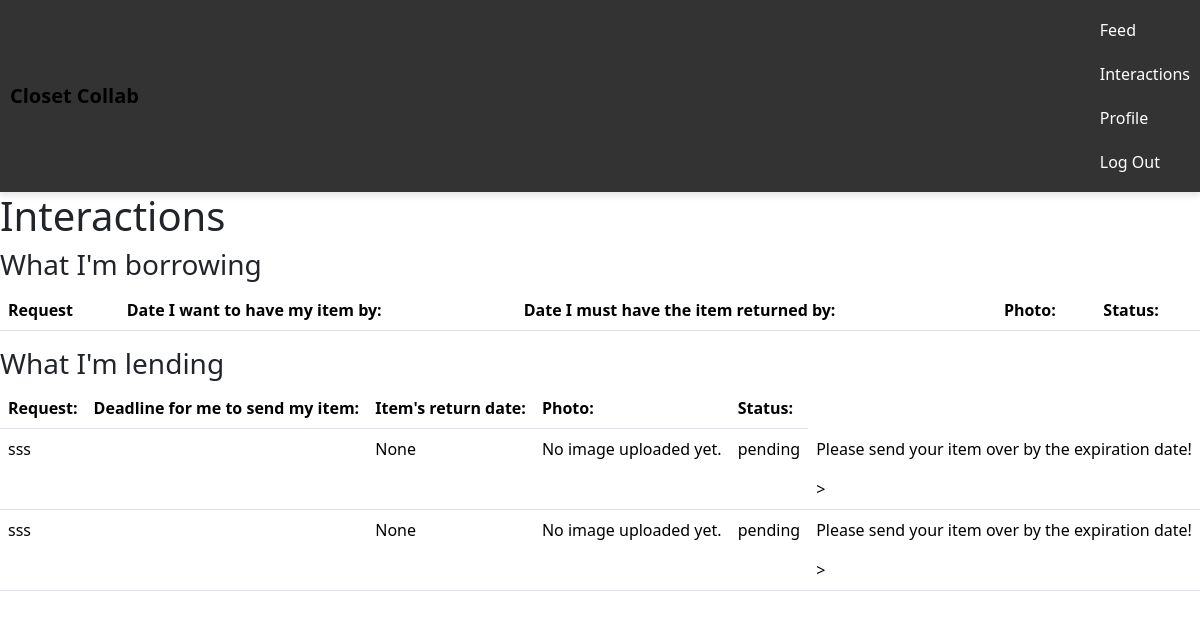
/interactions (signed in), run on an earlier commit of the app's database.
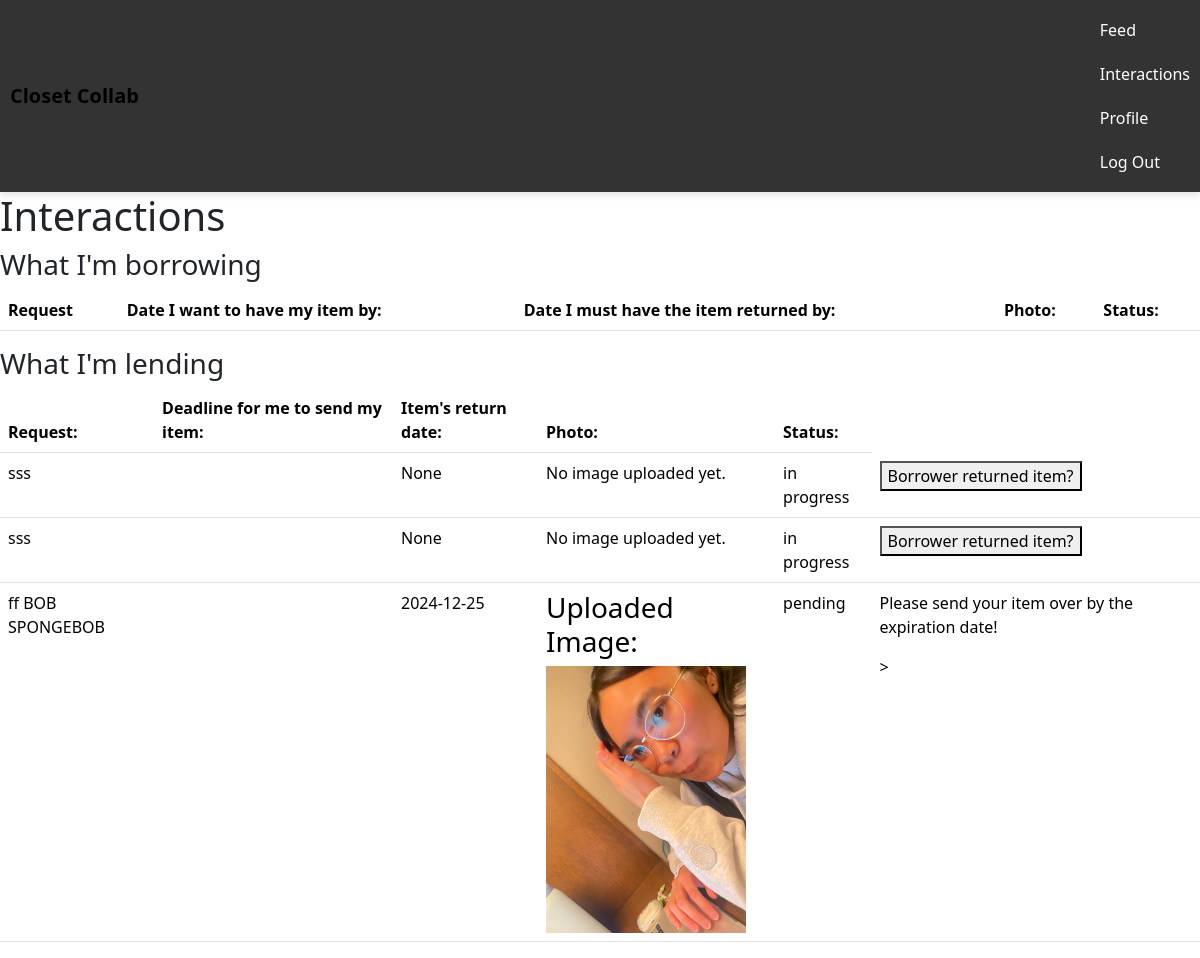
And on a later commit of the database.
### tables this page shows
CREATE TABLE "interactions" (
    inquiry_id INTEGER NOT NULL,
    status TEXT NOT NULL,
    lender_id INTEGER NOT NULL,
    user_id INTEGER NOT NULL,
    FOREIGN KEY (lender_id) REFERENCES users(id),
    FOREIGN KEY (user_id) REFERENCES users(id)
);

CREATE TABLE "inquiries" (
    id INTEGER PRIMARY KEY AUTOINCREMENT,
    time_published DATETIME DEFAULT CURRENT_TIMESTAMP NOT NULL,
    request TEXT NOT NULL,
    exp_date DATE NOT NULL,
    accepted TEXT NOT NULL DEFAULT 'no',
    user_id INTEGER NOT NULL,
    FOREIGN KEY(user_id) REFERENCES user(id)
);

CREATE TABLE "responses" (
    id INTEGER PRIMARY KEY AUTOINCREMENT,
    inquiry_id INTEGER NOT NULL,
    prosp_Lender_id INTEGER NOT NULL,
    time_published DATETIME DEFAULT CURRENT_TIMESTAMP NOT NULL,
    reply TEXT NOT NULL, img_path TEXT, lending_exp_date DATE,
    FOREIGN KEY(inquiry_id) REFERENCES inquiries(id),
    FOREIGN KEY(prosp_Lender_id) REFERENCES users(id)
);

### app.py (the view, shortened to what this page needs)
@app.route("/interactions", methods=["GET", "POST"])
def interactions():
    db = get_db()
    curUser = session["user_id"]
    db.execute(
        """
        UPDATE interactions
        SET status = 'late'
        WHERE status = 'pending'
        AND inquiry_id IN (
            SELECT id
            FROM inquiries
            WHERE exp_date < DATE('now', '+5 day')
        )
        """
    )
    db.execute(
        """
        UPDATE interactions
        SET status = 'lost'
        WHERE status = 'in progress'
        AND inquiry_id IN (
            SELECT id
            FROM responses
            WHERE lending_exp_date < DATE('now', '+5 day')
        )
        """
    )
    borrow_interactions = db.execute(
    """
        SELECT
            inquiries.request AS request, inquiries.exp_date AS exp_date, interactions.*, responses.lending_exp_date AS lending_exp_date, responses.img_path AS img_path
            FROM inquiries
            JOIN interactions ON inquiries.id = interactions.inquiry_id
            JOIN responses ON inquiries.id = responses.inquiry_id
            WHERE interactions.user_id = ?
    """,(curUser, )).fetchall()
    lender_interactions = db.execute(
        """SELECT
            inquiries.request AS request, responses.img_path AS img_path, interactions.*, responses.lending_exp_date AS lending_exp_date
            FROM inquiries
            JOIN interactions ON inquiries.id = interactions.inquiry_id
            JOIN responses ON inquiries.id = responses.inquiry_id
            WHERE interactions.lender_id = ?
    """,(curUser, )).fetchall()
    for interaction in borrow_interactions:
        print(interaction['img_path'])
    db.commit()
    return render_template("interactions.html", borrow_interactions=borrow_interactions, lender_interactions=lender_interactions)

### app.py (called while the page is built)
def get_db():
    if 'db' not in g:
        g.db = sqlite3.connect('closet.db')
        g.db.row_factory = sqlite3.Row  # Allows access to columns by name
    return g.db

@app.after_request
def after_request(response):
    response.headers["Cache-Control"] = "no-cache, no-store, must-revalidate"
    response.headers["Expires"] = 0
    response.headers["Pragma"] = "no-cache"
    return response

### templates/interactions.html (shortened to what this page needs)
{% extends "layout.html" %}
{% block main %}
    <h1>Interactions</h1>
    <h3>What I'm borrowing</h3>
    <table class="table">
        <thead>
          <tr>
            <th scope="col">Request</th>
            <th scope="col">Date I want to have my item by: </th>
            <th scope="col">Date I must have the item returned by: </th>
            <th scope="col">Photo: </th>
            <th scope="col">Status: </th>
          </tr>
        </thead>
      </table>
      <h3>What I'm lending</h3>
      <table class="table">
        <thead>
          <tr>
            <th scope="col">Request:</th>
            <th scope="col">Deadline for me to send my item:</th>
            <th scope="col">Item's return date: </th>
            <th scope="col">Photo: </th>
            <th scope="col">Status: </th>
          </tr>
        </thead>
        <tbody>
        {% for interaction in lender_interactions %}
            <tr>
                <td scope="col">{{ interaction.request }}</th>
                <td scope="col">{{ interaction.exp_date }}</th>
                <td scope="col">{{ interaction.lending_exp_date }}</th>
                <td scope="col">
                    {% if interaction.img_path %}
                        <h3>Uploaded Image:</h3>
                        <img src="{{ url_for('static', filename=interaction.img_path) }}" alt="Item Image" style="max-width: 200px;">
                    {% else %}
                        <p>No image uploaded yet.</p>
                    {% endif %}
                <td scope="col">{{ interaction.status }}</th>
                {% if interaction.status == "pending" %}
                    <td>
                        <p>
                            Please send your item over by the expiration date!
                        </p>>
                {% elif interaction.status == "in progress" %}
                <td>
                    <form action="/interactions" method="POST">
                        <button type="submit" name="returnButton">Borrower returned item?</button>
                    </form>
                </td>
                {% elif interaction.status == "late" %}
                    <td>
                        <p>
                            Your transaction is late!
                        </p>
                    </td>
                {% endif %}
            </tr>
        {% endfor %}
        </tbody>
      </table>
{% endblock %}

What changed in the data, as far as the page shows it:
changed interactions (number 1 of 3 on the later page): status "pending" → "in progress"; status "Please send your item over by the expiration date! >" → "Borrower returned item?"
changed interactions (number 2 of 3 on the later page): status "pending" → "in progress"; status "Please send your item over by the expiration date! >" → "Borrower returned item?"
added interactions: request "ff BOB SPONGEBOB", lending_exp_date "2024-12-25", img_path (picture), status "pending", shows "Please send your item over by the expiration date!"
